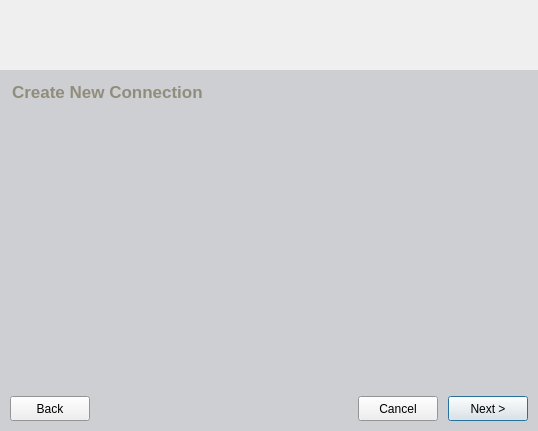
<ui version="4.0" >
 <class>Dialog</class>
 <widget class="QDialog" name="Dialog" >
  <property name="windowModality" >
   <enum>Qt::WindowModal</enum>
  </property>
  <property name="geometry" >
   <rect>
    <x>0</x>
    <y>0</y>
    <width>538</width>
    <height>431</height>
   </rect>
  </property>
  <property name="sizePolicy" >
   <sizepolicy vsizetype="Fixed" hsizetype="Preferred" >
    <horstretch>0</horstretch>
    <verstretch>0</verstretch>
   </sizepolicy>
  </property>
  <property name="minimumSize" >
   <size>
    <width>538</width>
    <height>431</height>
   </size>
  </property>
  <property name="maximumSize" >
   <size>
    <width>538</width>
    <height>431</height>
   </size>
  </property>
  <property name="windowTitle" >
   <string>Connection Wizard - XSupplicant</string>
  </property>
  <property name="windowIcon" >
   <iconset>icons/prod_color.png</iconset>
  </property>
  <property name="sizeGripEnabled" >
   <bool>false</bool>
  </property>
  <layout class="QVBoxLayout" >
   <property name="spacing" >
    <number>0</number>
   </property>
   <property name="leftMargin" >
    <number>0</number>
   </property>
   <property name="topMargin" >
    <number>0</number>
   </property>
   <property name="rightMargin" >
    <number>0</number>
   </property>
   <property name="bottomMargin" >
    <number>0</number>
   </property>
   <item>
    <widget class="QFrame" name="frameHeader" >
     <property name="sizePolicy" >
      <sizepolicy vsizetype="Fixed" hsizetype="Expanding" >
       <horstretch>1</horstretch>
       <verstretch>0</verstretch>
      </sizepolicy>
     </property>
     <property name="minimumSize" >
      <size>
       <width>538</width>
       <height>70</height>
      </size>
     </property>
     <property name="maximumSize" >
      <size>
       <width>16777215</width>
       <height>70</height>
      </size>
     </property>
     <property name="frameShape" >
      <enum>QFrame::NoFrame</enum>
     </property>
     <property name="frameShadow" >
      <enum>QFrame::Plain</enum>
     </property>
     <layout class="QHBoxLayout" >
      <property name="spacing" >
       <number>0</number>
      </property>
      <property name="leftMargin" >
       <number>0</number>
      </property>
      <property name="topMargin" >
       <number>0</number>
      </property>
      <property name="rightMargin" >
       <number>0</number>
      </property>
      <property name="bottomMargin" >
       <number>0</number>
      </property>
      <item>
       <widget class="QLabel" name="headerLeft" >
        <property name="sizePolicy" >
         <sizepolicy vsizetype="Fixed" hsizetype="Fixed" >
          <horstretch>0</horstretch>
          <verstretch>0</verstretch>
         </sizepolicy>
        </property>
        <property name="minimumSize" >
         <size>
          <width>242</width>
          <height>70</height>
         </size>
        </property>
        <property name="maximumSize" >
         <size>
          <width>242</width>
          <height>70</height>
         </size>
        </property>
        <property name="text" >
         <string/>
        </property>
        <property name="pixmap" >
         <pixmap>images/banner/banner_left.png</pixmap>
        </property>
       </widget>
      </item>
      <item>
       <widget class="QLabel" name="headerLeftTile" >
        <property name="sizePolicy" >
         <sizepolicy vsizetype="Fixed" hsizetype="Preferred" >
          <horstretch>3</horstretch>
          <verstretch>0</verstretch>
         </sizepolicy>
        </property>
        <property name="minimumSize" >
         <size>
          <width>1</width>
          <height>70</height>
         </size>
        </property>
        <property name="maximumSize" >
         <size>
          <width>16777215</width>
          <height>70</height>
         </size>
        </property>
        <property name="text" >
         <string/>
        </property>
        <property name="pixmap" >
         <pixmap>images/banner/banner_left_bg.png</pixmap>
        </property>
        <property name="scaledContents" >
         <bool>true</bool>
        </property>
       </widget>
      </item>
      <item>
       <widget class="QLabel" name="headerCenter" >
        <property name="sizePolicy" >
         <sizepolicy vsizetype="Fixed" hsizetype="Fixed" >
          <horstretch>0</horstretch>
          <verstretch>0</verstretch>
         </sizepolicy>
        </property>
        <property name="minimumSize" >
         <size>
          <width>76</width>
          <height>70</height>
         </size>
        </property>
        <property name="maximumSize" >
         <size>
          <width>76</width>
          <height>70</height>
         </size>
        </property>
        <property name="text" >
         <string/>
        </property>
        <property name="pixmap" >
         <pixmap>images/banner/banner_center.png</pixmap>
        </property>
       </widget>
      </item>
      <item>
       <widget class="QLabel" name="headerRightTile" >
        <property name="sizePolicy" >
         <sizepolicy vsizetype="Fixed" hsizetype="Expanding" >
          <horstretch>2</horstretch>
          <verstretch>0</verstretch>
         </sizepolicy>
        </property>
        <property name="minimumSize" >
         <size>
          <width>1</width>
          <height>70</height>
         </size>
        </property>
        <property name="maximumSize" >
         <size>
          <width>16777215</width>
          <height>70</height>
         </size>
        </property>
        <property name="text" >
         <string/>
        </property>
        <property name="pixmap" >
         <pixmap>images/banner/banner_right_bg.png</pixmap>
        </property>
        <property name="scaledContents" >
         <bool>true</bool>
        </property>
       </widget>
      </item>
      <item>
       <widget class="QLabel" name="headerRight" >
        <property name="sizePolicy" >
         <sizepolicy vsizetype="Fixed" hsizetype="Fixed" >
          <horstretch>0</horstretch>
          <verstretch>0</verstretch>
         </sizepolicy>
        </property>
        <property name="minimumSize" >
         <size>
          <width>218</width>
          <height>70</height>
         </size>
        </property>
        <property name="maximumSize" >
         <size>
          <width>218</width>
          <height>70</height>
         </size>
        </property>
        <property name="text" >
         <string/>
        </property>
        <property name="pixmap" >
         <pixmap>images/banner/banner_right.png</pixmap>
        </property>
       </widget>
      </item>
     </layout>
    </widget>
   </item>
   <item>
    <widget class="QFrame" name="frameMain" >
     <property name="sizePolicy" >
      <sizepolicy vsizetype="Fixed" hsizetype="Preferred" >
       <horstretch>0</horstretch>
       <verstretch>0</verstretch>
      </sizepolicy>
     </property>
     <property name="palette" >
      <palette>
       <active>
        <colorrole role="Base" >
         <brush brushstyle="SolidPattern" >
          <color alpha="255" >
           <red>255</red>
           <green>255</green>
           <blue>255</blue>
          </color>
         </brush>
        </colorrole>
        <colorrole role="Window" >
         <brush brushstyle="SolidPattern" >
          <color alpha="255" >
           <red>206</red>
           <green>207</green>
           <blue>210</blue>
          </color>
         </brush>
        </colorrole>
       </active>
       <inactive>
        <colorrole role="Base" >
         <brush brushstyle="SolidPattern" >
          <color alpha="255" >
           <red>255</red>
           <green>255</green>
           <blue>255</blue>
          </color>
         </brush>
        </colorrole>
        <colorrole role="Window" >
         <brush brushstyle="SolidPattern" >
          <color alpha="255" >
           <red>206</red>
           <green>207</green>
           <blue>210</blue>
          </color>
         </brush>
        </colorrole>
       </inactive>
       <disabled>
        <colorrole role="Base" >
         <brush brushstyle="SolidPattern" >
          <color alpha="255" >
           <red>206</red>
           <green>207</green>
           <blue>210</blue>
          </color>
         </brush>
        </colorrole>
        <colorrole role="Window" >
         <brush brushstyle="SolidPattern" >
          <color alpha="255" >
           <red>206</red>
           <green>207</green>
           <blue>210</blue>
          </color>
         </brush>
        </colorrole>
       </disabled>
      </palette>
     </property>
     <property name="autoFillBackground" >
      <bool>true</bool>
     </property>
     <property name="frameShape" >
      <enum>QFrame::NoFrame</enum>
     </property>
     <property name="frameShadow" >
      <enum>QFrame::Raised</enum>
     </property>
     <layout class="QVBoxLayout" >
      <property name="spacing" >
       <number>0</number>
      </property>
      <property name="leftMargin" >
       <number>10</number>
      </property>
      <property name="topMargin" >
       <number>10</number>
      </property>
      <property name="rightMargin" >
       <number>10</number>
      </property>
      <property name="bottomMargin" >
       <number>10</number>
      </property>
      <item>
       <widget class="QFrame" name="frameLabelHeader" >
        <property name="sizePolicy" >
         <sizepolicy vsizetype="Fixed" hsizetype="Preferred" >
          <horstretch>0</horstretch>
          <verstretch>0</verstretch>
         </sizepolicy>
        </property>
        <property name="minimumSize" >
         <size>
          <width>16</width>
          <height>24</height>
         </size>
        </property>
        <property name="frameShape" >
         <enum>QFrame::NoFrame</enum>
        </property>
        <property name="frameShadow" >
         <enum>QFrame::Raised</enum>
        </property>
        <layout class="QHBoxLayout" >
         <property name="spacing" >
          <number>0</number>
         </property>
         <property name="leftMargin" >
          <number>2</number>
         </property>
         <property name="topMargin" >
          <number>0</number>
         </property>
         <property name="rightMargin" >
          <number>0</number>
         </property>
         <property name="bottomMargin" >
          <number>0</number>
         </property>
         <item>
          <widget class="QLabel" name="labelHeader" >
           <property name="sizePolicy" >
            <sizepolicy vsizetype="Fixed" hsizetype="Expanding" >
             <horstretch>0</horstretch>
             <verstretch>0</verstretch>
            </sizepolicy>
           </property>
           <property name="minimumSize" >
            <size>
             <width>460</width>
             <height>18</height>
            </size>
           </property>
           <property name="palette" >
            <palette>
             <active>
              <colorrole role="WindowText" >
               <brush brushstyle="SolidPattern" >
                <color alpha="255" >
                 <red>144</red>
                 <green>141</green>
                 <blue>124</blue>
                </color>
               </brush>
              </colorrole>
             </active>
             <inactive>
              <colorrole role="WindowText" >
               <brush brushstyle="SolidPattern" >
                <color alpha="255" >
                 <red>144</red>
                 <green>141</green>
                 <blue>124</blue>
                </color>
               </brush>
              </colorrole>
             </inactive>
             <disabled>
              <colorrole role="WindowText" >
               <brush brushstyle="SolidPattern" >
                <color alpha="255" >
                 <red>119</red>
                 <green>119</green>
                 <blue>119</blue>
                </color>
               </brush>
              </colorrole>
             </disabled>
            </palette>
           </property>
           <property name="font" >
            <font>
             <family>Arial</family>
             <pointsize>13</pointsize>
             <weight>75</weight>
             <bold>true</bold>
            </font>
           </property>
           <property name="text" >
            <string>Create New Connection</string>
           </property>
           <property name="alignment" >
            <set>Qt::AlignLeading|Qt::AlignLeft|Qt::AlignTop</set>
           </property>
           <property name="margin" >
            <number>0</number>
           </property>
           <property name="indent" >
            <number>0</number>
           </property>
          </widget>
         </item>
        </layout>
       </widget>
      </item>
      <item>
       <widget class="QStackedWidget" name="stackedWidget" >
        <property name="sizePolicy" >
         <sizepolicy vsizetype="Fixed" hsizetype="Fixed" >
          <horstretch>0</horstretch>
          <verstretch>0</verstretch>
         </sizepolicy>
        </property>
        <property name="minimumSize" >
         <size>
          <width>518</width>
          <height>284</height>
         </size>
        </property>
        <widget class="QWidget" name="page_0" />
       </widget>
      </item>
      <item>
       <spacer>
        <property name="orientation" >
         <enum>Qt::Vertical</enum>
        </property>
        <property name="sizeType" >
         <enum>QSizePolicy::Fixed</enum>
        </property>
        <property name="sizeHint" >
         <size>
          <width>20</width>
          <height>8</height>
         </size>
        </property>
       </spacer>
      </item>
      <item>
       <widget class="QFrame" name="frameButtons" >
        <property name="sizePolicy" >
         <sizepolicy vsizetype="Fixed" hsizetype="Preferred" >
          <horstretch>0</horstretch>
          <verstretch>0</verstretch>
         </sizepolicy>
        </property>
        <property name="minimumSize" >
         <size>
          <width>16</width>
          <height>16</height>
         </size>
        </property>
        <property name="maximumSize" >
         <size>
          <width>16777215</width>
          <height>32</height>
         </size>
        </property>
        <property name="frameShape" >
         <enum>QFrame::NoFrame</enum>
        </property>
        <property name="frameShadow" >
         <enum>QFrame::Plain</enum>
        </property>
        <layout class="QHBoxLayout" >
         <property name="spacing" >
          <number>10</number>
         </property>
         <property name="leftMargin" >
          <number>0</number>
         </property>
         <property name="topMargin" >
          <number>0</number>
         </property>
         <property name="rightMargin" >
          <number>0</number>
         </property>
         <property name="bottomMargin" >
          <number>0</number>
         </property>
         <item>
          <widget class="QPushButton" name="buttonBack" >
           <property name="windowModality" >
            <enum>Qt::NonModal</enum>
           </property>
           <property name="sizePolicy" >
            <sizepolicy vsizetype="Fixed" hsizetype="Fixed" >
             <horstretch>0</horstretch>
             <verstretch>0</verstretch>
            </sizepolicy>
           </property>
           <property name="minimumSize" >
            <size>
             <width>80</width>
             <height>25</height>
            </size>
           </property>
           <property name="maximumSize" >
            <size>
             <width>80</width>
             <height>25</height>
            </size>
           </property>
           <property name="font" >
            <font>
             <family>Arial</family>
             <pointsize>9</pointsize>
            </font>
           </property>
           <property name="text" >
            <string>Back</string>
           </property>
           <property name="autoDefault" >
            <bool>false</bool>
           </property>
          </widget>
         </item>
         <item>
          <spacer>
           <property name="orientation" >
            <enum>Qt::Horizontal</enum>
           </property>
           <property name="sizeHint" >
            <size>
             <width>40</width>
             <height>20</height>
            </size>
           </property>
          </spacer>
         </item>
         <item>
          <widget class="QPushButton" name="buttonCancel" >
           <property name="sizePolicy" >
            <sizepolicy vsizetype="Fixed" hsizetype="Fixed" >
             <horstretch>0</horstretch>
             <verstretch>0</verstretch>
            </sizepolicy>
           </property>
           <property name="minimumSize" >
            <size>
             <width>80</width>
             <height>25</height>
            </size>
           </property>
           <property name="maximumSize" >
            <size>
             <width>80</width>
             <height>25</height>
            </size>
           </property>
           <property name="font" >
            <font>
             <family>Arial</family>
             <pointsize>9</pointsize>
            </font>
           </property>
           <property name="text" >
            <string>Cancel</string>
           </property>
           <property name="autoDefault" >
            <bool>false</bool>
           </property>
          </widget>
         </item>
         <item>
          <widget class="QPushButton" name="buttonNext" >
           <property name="sizePolicy" >
            <sizepolicy vsizetype="Fixed" hsizetype="Fixed" >
             <horstretch>0</horstretch>
             <verstretch>0</verstretch>
            </sizepolicy>
           </property>
           <property name="minimumSize" >
            <size>
             <width>80</width>
             <height>25</height>
            </size>
           </property>
           <property name="maximumSize" >
            <size>
             <width>80</width>
             <height>25</height>
            </size>
           </property>
           <property name="font" >
            <font>
             <family>Arial</family>
             <pointsize>9</pointsize>
            </font>
           </property>
           <property name="text" >
            <string>Next ></string>
           </property>
           <property name="default" >
            <bool>true</bool>
           </property>
          </widget>
         </item>
        </layout>
       </widget>
      </item>
     </layout>
    </widget>
   </item>
  </layout>
 </widget>
 <resources/>
 <connections/>
</ui>
